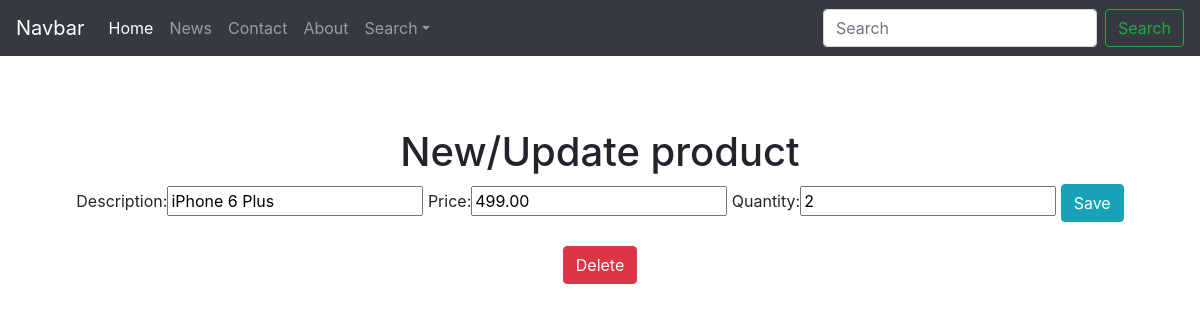
/update/2/, run on an earlier commit of the app's database.
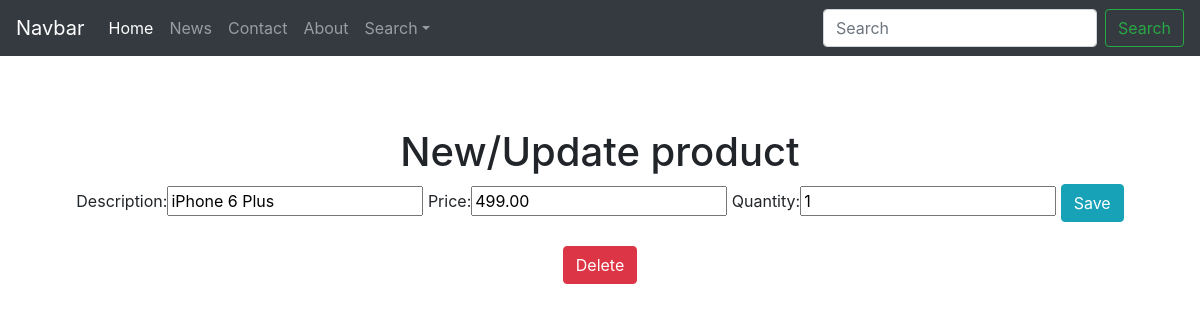
And on a later commit of the database.
### products/models.py (models this page shows, shortened)
class Product(models.Model):
    description = models.CharField(max_length=100)
    price = models.DecimalField(max_digits=9, decimal_places=2)
    quantity = models.IntegerField()

### products/views.py (the view)
# urls.py: path('update/<int:id>/', update_product, name='update_product'),
def update_product(request, id):
    product = Product.objects.get(id=id)
    form = ProductForm(request.POST or None, instance=product)
    if form.is_valid():
        form.save()
        return redirect('list_products')
    return render(request, 'products-form.html', {'form': form, 'product': product})

### products/forms.py
class ProductForm(forms.ModelForm):
    class Meta:
        model = Product
        fields = ['description', 'price', 'quantity']

### products/templates/products-form.html (shortened to what this page needs)
{% extends "header.html" %}
{% block content %}
    <h1>New/Update product</h1>
    <form method="POST">
        {{ form }}
        <button type="submit" class="btn btn-info">Save</button>
    </form>
    <br />
    {% if product %}
        <a href="{% url 'delete_product' product.id %}" class="btn btn-danger" role="button">Delete</a>
    {% endif %}
{% endblock %}

What changed in the data, as far as the page shows it:
changed Product "iPhone 6 Plus": quantity "2" → "1"
